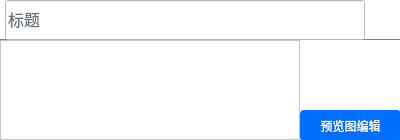
                    <widget class="QWidget" name="dialog3" native="true">
                     <property name="geometry">
                      <rect>
                       <x>1080</x>
                       <y>570</y>
                       <width>400</width>
                       <height>140</height>
                      </rect>
                     </property>
                     <property name="styleSheet">
                      <string notr="true">background-color:white;</string>
                     </property>
                     <layout class="QVBoxLayout" name="verticalLayout_39">
                      <property name="spacing">
                       <number>0</number>
                      </property>
                      <property name="leftMargin">
                       <number>0</number>
                      </property>
                      <property name="topMargin">
                       <number>0</number>
                      </property>
                      <property name="rightMargin">
                       <number>0</number>
                      </property>
                      <property name="bottomMargin">
                       <number>0</number>
                      </property>
                      <item>
                       <widget class="QWidget" name="dialogtop3" native="true">
                        <property name="minimumSize">
                         <size>
                          <width>400</width>
                          <height>40</height>
                         </size>
                        </property>
                        <property name="maximumSize">
                         <size>
                          <width>400</width>
                          <height>40</height>
                         </size>
                        </property>
                        <property name="styleSheet">
                         <string notr="true">border-bottom:1px solid gray;</string>
                        </property>
                        <layout class="QHBoxLayout" name="horizontalLayout_34">
                         <property name="spacing">
                          <number>0</number>
                         </property>
                         <property name="leftMargin">
                          <number>0</number>
                         </property>
                         <property name="topMargin">
                          <number>0</number>
                         </property>
                         <property name="rightMargin">
                          <number>0</number>
                         </property>
                         <property name="bottomMargin">
                          <number>0</number>
                         </property>
                         <item>
                          <widget class="QLabel" name="label_32">
                           <property name="minimumSize">
                            <size>
                             <width>5</width>
                             <height>0</height>
                            </size>
                           </property>
                           <property name="maximumSize">
                            <size>
                             <width>5</width>
                             <height>16777215</height>
                            </size>
                           </property>
                           <property name="text">
                            <string/>
                           </property>
                           <property name="pixmap">
                            <pixmap resource="twoDdisplay.qrc">:/twoDdisplay/rectleft</pixmap>
                           </property>
                          </widget>
                         </item>
                         <item>
                          <widget class="QLineEdit" name="dialogtitle3">
                           <property name="minimumSize">
                            <size>
                             <width>0</width>
                             <height>40</height>
                            </size>
                           </property>
                           <property name="maximumSize">
                            <size>
                             <width>16777215</width>
                             <height>40</height>
                            </size>
                           </property>
                           <property name="font">
                            <font>
                             <family>Adobe 黑体 Std R</family>
                             <pointsize>-1</pointsize>
                            </font>
                           </property>
                           <property name="styleSheet">
                            <string notr="true">font-size:16px;
color:rgb(98,109,125);</string>
                           </property>
                           <property name="text">
                            <string>标题</string>
                           </property>
                          </widget>
                         </item>
                         <item>
                          <widget class="QPushButton" name="dialogclose3">
                           <property name="minimumSize">
                            <size>
                             <width>30</width>
                             <height>30</height>
                            </size>
                           </property>
                           <property name="maximumSize">
                            <size>
                             <width>30</width>
                             <height>30</height>
                            </size>
                           </property>
                           <property name="cursor">
                            <cursorShape>PointingHandCursor</cursorShape>
                           </property>
                           <property name="styleSheet">
                            <string notr="true">QPushButton:hover{
	background-color:transparent;
	background-image: url(:/twoDdisplay/closehover);
    border:0px;}

QPushButton {
	background-color:transparent;
	background-image: url(:/twoDdisplay/close);
    border:0px;
}</string>
                           </property>
                           <property name="text">
                            <string/>
                           </property>
                           <property name="iconSize">
                            <size>
                             <width>20</width>
                             <height>20</height>
                            </size>
                           </property>
                           <property name="flat">
                            <bool>false</bool>
                           </property>
                          </widget>
                         </item>
                         <item>
                          <widget class="QLabel" name="label_144">
                           <property name="minimumSize">
                            <size>
                             <width>5</width>
                             <height>0</height>
                            </size>
                           </property>
                           <property name="maximumSize">
                            <size>
                             <width>5</width>
                             <height>16777215</height>
                            </size>
                           </property>
                           <property name="text">
                            <string/>
                           </property>
                           <property name="pixmap">
                            <pixmap resource="twoDdisplay.qrc">:/twoDdisplay/rectright</pixmap>
                           </property>
                           <property name="alignment">
                            <set>Qt::AlignRight|Qt::AlignTrailing|Qt::AlignVCenter</set>
                           </property>
                          </widget>
                         </item>
                        </layout>
                       </widget>
                      </item>
                      <item>
                       <widget class="QWidget" name="dialogcontent3" native="true">
                        <property name="minimumSize">
                         <size>
                          <width>0</width>
                          <height>100</height>
                         </size>
                        </property>
                        <property name="maximumSize">
                         <size>
                          <width>16777215</width>
                          <height>100</height>
                         </size>
                        </property>
                        <property name="styleSheet">
                         <string notr="true">#dialogcontent{background-color:white;}</string>
                        </property>
                        <layout class="QHBoxLayout" name="horizontalLayout_35" stretch="3,1">
                         <property name="spacing">
                          <number>0</number>
                         </property>
                         <property name="leftMargin">
                          <number>0</number>
                         </property>
                         <property name="topMargin">
                          <number>0</number>
                         </property>
                         <property name="rightMargin">
                          <number>0</number>
                         </property>
                         <property name="bottomMargin">
                          <number>0</number>
                         </property>
                         <item>
                          <widget class="QTextEdit" name="textcontent3">
                           <property name="minimumSize">
                            <size>
                             <width>300</width>
                             <height>100</height>
                            </size>
                           </property>
                           <property name="maximumSize">
                            <size>
                             <width>300</width>
                             <height>100</height>
                            </size>
                           </property>
                           <property name="styleSheet">
                            <string notr="true">line-height:16px;
font-size:12px;
color:rgb(98,109,125);</string>
                           </property>
                           <property name="readOnly">
                            <bool>true</bool>
                           </property>
                           <property name="html">
                            <string>&lt;!DOCTYPE HTML PUBLIC &quot;-//W3C//DTD HTML 4.0//EN&quot; &quot;http://www.w3.org/TR/REC-html40/strict.dtd&quot;&gt;
&lt;html&gt;&lt;head&gt;&lt;meta name=&quot;qrichtext&quot; content=&quot;1&quot; /&gt;&lt;style type=&quot;text/css&quot;&gt;
p, li { white-space: pre-wrap; }
&lt;/style&gt;&lt;/head&gt;&lt;body style=&quot; font-family:'SimSun'; font-size:12px; font-weight:400; font-style:normal;&quot;&gt;
&lt;p style=&quot;-qt-paragraph-type:empty; margin-top:0px; margin-bottom:0px; margin-left:0px; margin-right:0px; -qt-block-indent:0; text-indent:0px; font-size:9pt;&quot;&gt;&lt;br /&gt;&lt;/p&gt;&lt;/body&gt;&lt;/html&gt;</string>
                           </property>
                          </widget>
                         </item>
                         <item>
                          <widget class="QWidget" name="widget_18" native="true">
                           <property name="minimumSize">
                            <size>
                             <width>100</width>
                             <height>100</height>
                            </size>
                           </property>
                           <property name="maximumSize">
                            <size>
                             <width>100</width>
                             <height>100</height>
                            </size>
                           </property>
                           <widget class="QToolButton" name="vicontent3">
                            <property name="geometry">
                             <rect>
                              <x>0</x>
                              <y>0</y>
                              <width>100</width>
                              <height>100</height>
                             </rect>
                            </property>
                            <property name="minimumSize">
                             <size>
                              <width>100</width>
                              <height>100</height>
                             </size>
                            </property>
                            <property name="maximumSize">
                             <size>
                              <width>100</width>
                              <height>100</height>
                             </size>
                            </property>
                            <property name="cursor">
                             <cursorShape>PointingHandCursor</cursorShape>
                            </property>
                            <property name="styleSheet">
                             <string notr="true">border:0</string>
                            </property>
                            <property name="text">
                             <string/>
                            </property>
                            <property name="iconSize">
                             <size>
                              <width>100</width>
                              <height>100</height>
                             </size>
                            </property>
                           </widget>
                           <widget class="QToolButton" name="imgprew_editbtn3">
                            <property name="geometry">
                             <rect>
                              <x>0</x>
                              <y>70</y>
                              <width>101</width>
                              <height>31</height>
                             </rect>
                            </property>
                            <property name="cursor">
                             <cursorShape>PointingHandCursor</cursorShape>
                            </property>
                            <property name="styleSheet">
                             <string notr="true">font-size: 12px;
color: #ffffff;
background: #006FFE;
border-radius: 4px;</string>
                            </property>
                            <property name="text">
                             <string>预览图编辑</string>
                            </property>
                           </widget>
                          </widget>
                         </item>
                        </layout>
                       </widget>
                      </item>
                     </layout>
                    </widget>
